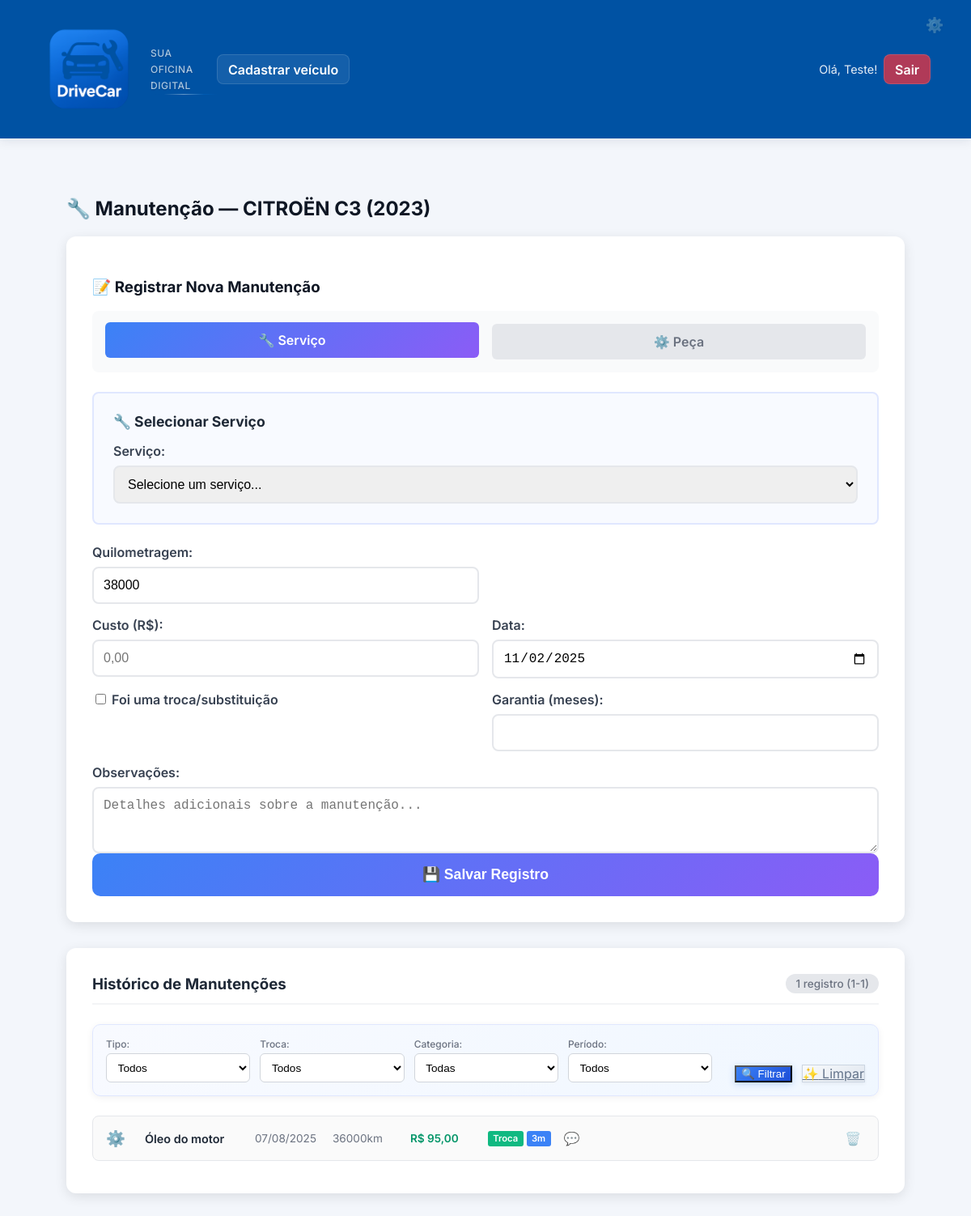
Page /veiculo/21/manutencao/ (signed in) on the committed database.
### drivecar/models.py (models this page shows, shortened)
class Veiculo(models.Model):
    TIPO_COMBUSTIVEL_CHOICES = [
        ('GASOLINA', 'Gasolina'),
        ('ALCOOL', 'Álcool / Etanol'),
        ('FLEX', 'Flex (Gasolina/Etanol)'),
        ('DIESEL', 'Diesel'),
        ('GNV', 'GNV (Gás Natural Veicular)'),
        ('HIBRIDO', 'Híbrido'),
        ('ELETRICO', 'Elétrico'),
    ]
    usuario = models.ForeignKey(User, on_delete=models.CASCADE, verbose_name=_("usuário"))
    marca = models.ForeignKey(Marca, on_delete=models.PROTECT, verbose_name=_("marca"), null=True, blank=True)
    modelo = models.ForeignKey(Modelo, on_delete=models.PROTECT, verbose_name=_("modelo"), null=True, blank=True)
    versao = models.ForeignKey(Versao, on_delete=models.PROTECT, verbose_name=_("versão"), null=True, blank=True)
    marca_legado = models.CharField(_("marca (legado)"), max_length=50, blank=True)
    modelo_legado = models.CharField(_("modelo (legado)"), max_length=50, blank=True)
    ano = models.PositiveIntegerField(_("ano"))
    placa = models.CharField(_("placa"), max_length=10, blank=True)
    km_atual = models.PositiveIntegerField(_("quilometragem atual"), default=0)
    combustivel = models.CharField(_("combustível"), max_length=20, choices=TIPO_COMBUSTIVEL_CHOICES, blank=True)
    def __str__(self):
        marca_nome = self.marca.nome if self.marca else self.marca_legado
        modelo_nome = self.modelo.nome if self.modelo else self.modelo_legado
        versao_nome = f" {self.versao.nome}" if self.versao else ""
        return f"{marca_nome} {modelo_nome}{versao_nome} ({self.ano})"
    class Meta:
        verbose_name = _("Veículo")
        verbose_name_plural = _("Veículos")

class Marca(models.Model):
    nome = models.CharField(_("nome da marca"), max_length=50, unique=True)
    logo = models.CharField(_("logo/imagem"), max_length=200, blank=True)
    ativo = models.BooleanField(_("ativo"), default=True)
    class Meta:
        verbose_name = _("Marca")
        verbose_name_plural = _("Marcas")
        ordering = ["nome"]

class Modelo(models.Model):
    marca = models.ForeignKey(Marca, on_delete=models.CASCADE, verbose_name=_("marca"))
    nome = models.CharField(_("nome do modelo"), max_length=100)
    ano_inicio = models.PositiveIntegerField(_("ano de início"), null=True, blank=True)
    ano_fim = models.PositiveIntegerField(_("ano de fim"), null=True, blank=True)
    ativo = models.BooleanField(_("ativo"), default=True)
    class Meta:
        verbose_name = _("Modelo")
        verbose_name_plural = _("Modelos")
        ordering = ["marca__nome", "nome"]
        unique_together = ["marca", "nome"]

class RegistroManutencao(models.Model):
    TIPO_CHOICES = [
        ("peca", "Peça"),
        ("servico", "Serviço"),
    ]
    veiculo = models.ForeignKey(Veiculo, on_delete=models.CASCADE, verbose_name=_("veículo"))
    tipo = models.CharField(_("tipo"), max_length=10, choices=TIPO_CHOICES, default="peca")
    peca = models.ForeignKey(Peca, on_delete=models.CASCADE, verbose_name=_("peça"), null=True, blank=True)
    servico = models.ForeignKey(Servico, on_delete=models.CASCADE, verbose_name=_("serviço"), null=True, blank=True)
    data = models.DateField(_("data"))
    km = models.PositiveIntegerField(_("quilometragem"))
    preco = models.DecimalField(_("preço (R$)"), max_digits=10, decimal_places=2)
    troca = models.BooleanField(_("troca/substituição"), default=False, help_text=_("Marque se foi uma troca ou substituição"))
    garantia_meses = models.PositiveIntegerField(_("tempo de garantia (meses)"), null=True, blank=True)
    observacoes = models.TextField(_("observações"), blank=True)
    alerta_ativo = models.BooleanField(_("alerta ativo"), default=False)
    def get_item_nome(self):
        if self.tipo == "peca" and self.peca:
            return self.peca.nome
        elif self.tipo == "servico" and self.servico:
            return self.servico.nome
        return "Item não definido"
    class Meta:
        verbose_name = _("Registro de Manutenção")
        verbose_name_plural = _("Registros de Manutenção")
        ordering = ["-data", "-km"]

class Peca(models.Model):
    CATEGORIAS = [
        ("motor", "Motor"),
        ("transmissao", "Transmissão e Embreagem"),
        ("suspensao", "Suspensão e Direção"),
        ("freios", "Freios"),
        ("eletrica", "Sistema Elétrico"),
        ("ar_condicionado", "Ar-condicionado e Climatização"),
        ("carroceria", "Carroceria e Itens Externos"),
        ("fluidos", "Fluidos e Manutenções Gerais"),
    ]
    categoria = models.CharField(_("categoria"), max_length=30, choices=CATEGORIAS)
    nome = models.CharField(_("nome da peça"), max_length=100)
    class Meta:
        verbose_name = _("Peça")
        verbose_name_plural = _("Peças")
        ordering = ["categoria", "nome"]

### drivecar/views.py (the view, shortened to what this page needs)
# urls.py: path("veiculo/<int:veiculo_id>/manutencao/", views.manutencao, name="manutencao"),
@login_required
def manutencao(request, veiculo_id):
    from .models import Servico
    from django.core.paginator import Paginator
    from django.db import models
    veiculo = get_object_or_404(Veiculo, id=veiculo_id, usuario=request.user)
    pecas = Peca.objects.all()
    servicos = Servico.objects.all()
    filtro_tipo = request.GET.get('tipo', '')
    filtro_troca = request.GET.get('troca', '')
    filtro_categoria = request.GET.get('categoria', '')
    filtro_periodo = request.GET.get('periodo', '')
    filtro_data_inicio = request.GET.get('data_inicio', '')
    filtro_data_fim = request.GET.get('data_fim', '')
    registros_qs = RegistroManutencao.objects.filter(veiculo=veiculo)
    if filtro_tipo:
        registros_qs = registros_qs.filter(tipo=filtro_tipo)
    if filtro_troca == 'sim':
        registros_qs = registros_qs.filter(troca=True)
    elif filtro_troca == 'nao':
        registros_qs = registros_qs.filter(troca=False)
    if filtro_categoria:
        registros_qs = registros_qs.filter(
            models.Q(peca__categoria=filtro_categoria) |
            models.Q(servico__categoria=filtro_categoria)
        )
    from datetime import datetime, timedelta
    from django.utils import timezone
    registros_qs = registros_qs.order_by('-data', '-km')
    paginator = Paginator(registros_qs, 5)  # 5 registros por página
    page_number = request.GET.get('page', 1)
    registros = paginator.get_page(page_number)
    categorias_pecas = {}
    for peca in pecas:
        categoria_nome = peca.get_categoria_display()
        if categoria_nome not in categorias_pecas:
            categorias_pecas[categoria_nome] = []
        categorias_pecas[categoria_nome].append(peca)
    categorias_servicos = {}
    for servico in servicos:
        categoria_nome = servico.get_categoria_display()
        if categoria_nome not in categorias_servicos:
            categorias_servicos[categoria_nome] = []
        categorias_servicos[categoria_nome].append(servico)
    categorias_filtro = set()
    for peca in pecas:
        categorias_filtro.add((peca.categoria, peca.get_categoria_display()))
    for servico in servicos:
        categorias_filtro.add((servico.categoria, servico.get_categoria_display()))
    categorias_filtro = sorted(list(categorias_filtro), key=lambda x: x[1])
    context = {
        'veiculo': veiculo,
        'pecas': pecas,
        'servicos': servicos,
        'registros': registros,
        'categorias_pecas': categorias_pecas,
        'categorias_servicos': categorias_servicos,
        'categorias_filtro': categorias_filtro,
        'filtro_tipo': filtro_tipo,
        'filtro_troca': filtro_troca,
        'filtro_categoria': filtro_categoria,
        'filtro_periodo': filtro_periodo,
        'filtro_data_inicio': filtro_data_inicio,
        'filtro_data_fim': filtro_data_fim,
        'total_registros': paginator.count if 'paginator' in locals() else 0,
    }
    return render(request, 'drivecar/manutencao.html', context)

### templates/drivecar/manutencao.html (shortened to what this page needs)
{% extends 'drivecar/base.html' %}
{% load form_extras %}
{% block content %}
<div class="manutencao-container">
  <h2>🔧 Manutenção — {{ veiculo }}</h2>
  <div class="form-container">
    <h3>📝 Registrar Nova Manutenção</h3>
    <form method="post" class="manutencao-form">
      <div class="tipo-selector">
        <label class="tipo-label">
          <span class="tipo-button">🔧 Serviço</span>
        </label>
        <label class="tipo-label">
          <span class="tipo-button">⚙️ Peça</span>
        </label>
      </div>
      <div class="item-area" id="area-servico">
        <h4>🔧 Selecionar Serviço</h4>
        <div class="form-group">
          <label for="servico">Serviço:</label>
          <select name="servico" id="servico">
            <option value="">Selecione um serviço...</option>
          </select>
        </div>
      </div>
      <div class="form-row">
        <div class="form-group">
          <label for="quilometragem">Quilometragem:</label>
          <input type="number" name="quilometragem" id="quilometragem" value="{{ veiculo.km_atual }}" required>
        </div>
      </div>
      <div class="form-row">
        <div class="form-group">
          <label for="custo">Custo (R$):</label>
          <input type="text" name="custo" id="custo" placeholder="0,00" required>
        </div>
        <div class="form-group">
          <label for="data_realizacao">Data:</label>
          <input type="date" name="data_realizacao" id="data_realizacao" required>
        </div>
      </div>
      <div class="form-row">
        <div class="form-group">
          <label for="troca">
            <input type="checkbox" name="troca" id="troca"> Foi uma troca/substituição
          </label>
        </div>
        <div class="form-group">
          <label for="garantia_meses">Garantia (meses):</label>
          <input type="number" name="garantia_meses" id="garantia_meses" min="0" max="120">
        </div>
      </div>
      <div class="form-group">
        <label for="observacoes">Observações:</label>
        <textarea name="observacoes" id="observacoes" rows="3" placeholder="Detalhes adicionais sobre a manutenção..."></textarea>
      </div>
      <button type="submit" class="btn-primary">💾 Salvar Registro</button>
    </form>
  </div>
  <div class="registros-container">
    <div class="registros-header">
      <h3>Histórico de Manutenções</h3>
      <span class="registros-count">
        {% if registros and registros.paginator.count > 0 %}
          {{ registros.paginator.count }} registro{{ registros.paginator.count|pluralize }}
          ({{ registros.start_index }}-{{ registros.end_index }})
        {% else %}
          0 registros
        {% endif %}
      </span>
    </div>
    <div class="filtros-container">
      <form method="get" class="filtros-form">
        <div class="filtros-row">
          <div class="filtro-grupo">
            <label>Tipo:</label>
            <select name="tipo" id="filtro-tipo">
              <option value="">Todos</option>
            </select>
          </div>
          <div class="filtro-grupo">
            <label>Troca:</label>
            <select name="troca" id="filtro-troca">
              <option value="">Todos</option>
            </select>
          </div>
          <div class="filtro-grupo">
            <label>Categoria:</label>
            <select name="categoria" id="filtro-categoria">
              <option value="">Todas</option>
            </select>
          </div>
          <div class="filtro-grupo">
            <label>Período:</label>
            <select name="periodo" id="filtro-periodo">
              <option value="">Todos</option>
            </select>
          </div>
          <div class="filtro-grupo filtro-acoes">
            <button type="submit" class="btn-filtrar">
              <span>🔍</span> Filtrar
            </button>
            <a href="{% url 'drivecar:manutencao' veiculo.id %}" class="btn-limpar">
              <span>✨</span> Limpar
            </a>
          </div>
        </div>
      </form>
    </div>
    {% if registros and registros|length > 0 %}
    <div class="registros-list">
      {% for registro in registros %}
      <div class="registro-card-compact">
        <div class="registro-info">
          <span class="item-tipo">
            {% if registro.tipo == 'servico' %}🔧{% else %}⚙️{% endif %}
          </span>
          <span class="peca-nome">{{ registro.get_item_nome }}</span>
          <span class="data-info">{{ registro.data|date:"d/m/Y" }}</span>
          <span class="km-info">{{ registro.km|floatformat:0 }}km</span>
          <span class="custo-info">R$ {{ registro.preco|floatformat:2 }}</span>
          <div class="badges">
            {% if registro.troca %}<span class="badge-troca-compact">Troca</span>{% endif %}
            {% if registro.garantia_meses %}<span class="badge-garantia-compact">{{ registro.garantia_meses }}m</span>{% endif %}
          </div>
          {% if registro.observacoes %}
          <span class="observacoes-compact" title="{{ registro.observacoes }}">💬</span>
          {% endif %}
        </div>
        <div class="registro-actions-compact">
          <a href="{% url 'drivecar:excluir_registro' registro.id %}" class="btn-delete-compact" title="Excluir registro">🗑️</a>
        </div>
      </div>
      {% endfor %}
    </div>
    {% endif %}
  </div>
</div>
{% endblock %}

### templates/drivecar/base.html (shortened to what this page needs)
<!doctype html>
<html lang="pt-br">
<head>
  {% load static %}
  <link rel="stylesheet" href="{% static 'css/styles.css' %}?v=9">
</head>
<body>
  <header class="site-header">
    <div class="header-inner">
      <a class="brand" href="{% url 'drivecar:index' %}">
        <div class="brand-container">
          <img src="{% static 'images/Logo_drivecar.png' %}" alt="DriveCar" class="logo"/>
          <div class="brand-tagline">
            <span class="tagline-text">Sua oficina digital</span>
            <div class="tagline-accent"></div>
          </div>
        </div>
      </a>
      <nav class="main-nav">
        <div class="nav-buttons">
          <a class="nav-item" href="{% url 'drivecar:cadastrar_veiculo' %}">Cadastrar veículo</a>
        </div>
        <div class="user-info">
          <span class="welcome-text">Olá, {{ user.first_name|default:user.username }}!</span>
          <a class="nav-item nav-logout" href="{% url 'drivecar:logout' %}">Sair</a>
        </div>
      </nav>
      <a class="admin-btn" href="/admin/" title="Área administrativa">⚙️</a>
    </div>
  </header>
  <main>
    {% block content %}{% endblock %}
  </main>
</body>
</html>

### rows in the picture
Veiculo: marca+modelo+versao "CITROËN C3 (2023)", quilometragem "38000"
RegistroManutencao: get_item_nome "Óleo do motor", data "07/08/2025", km "36000", preco "95,00", troca "Troca", garantia_meses "3"

### other values in the picture
{{ user.first_name|default:user.username }} "Teste"
{{ registros.paginator.count }} "1"
{{ registros.start_index }} "1"
{{ registros.end_index }} "1"
